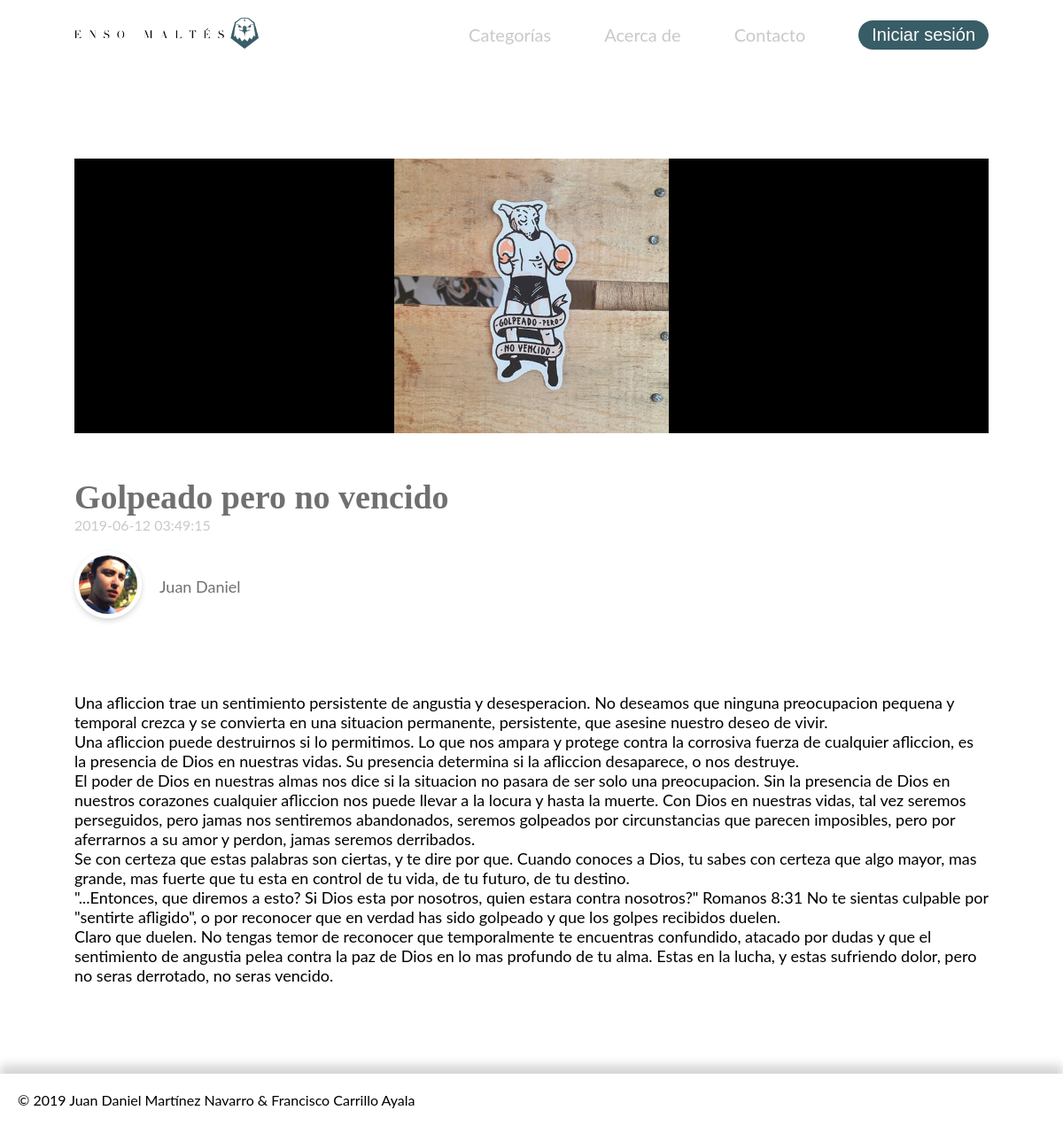
Page /article.php?id=2 on the committed database.
### tables this page shows
CREATE TABLE `articulos` (
  `id_articulo` bigint(20) UNSIGNED NOT NULL,
  `fk_id_usuario` bigint(20) UNSIGNED NOT NULL,
  `titulo` varchar(191) NOT NULL,
  `extracto` varchar(200) NOT NULL,
  `fecha` timestamp NOT NULL DEFAULT CURRENT_TIMESTAMP,
  `contenido` longtext NOT NULL,
  `foto_portada` varchar(200) DEFAULT NULL,
  `fk_id_categoria` bigint(20) UNSIGNED NOT NULL,
  `visitas` bigint(20) NOT NULL DEFAULT '0',
  `comentarios` bigint(20) NOT NULL DEFAULT '0'
);

CREATE TABLE `usuarios` (
  `id_usuario` bigint(20) UNSIGNED NOT NULL,
  `nombre_usuario` varchar(16) NOT NULL,
  `correo` varchar(76) NOT NULL,
  `verificado` enum('0','1') NOT NULL DEFAULT '0',
  `contrasena` varchar(500) NOT NULL,
  `tipo_usuario` enum('admin','autor') NOT NULL DEFAULT 'autor',
  `foto_perfil` varchar(200) NOT NULL DEFAULT 'default.png',
  `genero` enum('mujer','hombre','no definido') NOT NULL DEFAULT 'no definido',
  `info_usuario` text
);

### article.php (called while the page is built, shortened)
<?php
require 'private/config.php';
require 'php/functions.php';
$con = connection($db_config);
$id_articulo = article($_GET['id']);
$post = idPost($con, $id_articulo);
$post = $post[0];
require 'views/article.view.php';
?>

### php/functions.php (called while the page is built, shortened)
<?php
function limpiarDatos($data) {
    $data = trim($data);
    $data = stripslashes($data);
    $data = htmlspecialchars($data);
    return $data;
}
function article($id) {
    return (int)limpiarDatos($id);
}
function idPost($con, $id) {
    $result = $con->query("SELECT usuarios.id_usuario, articulos.titulo, articulos.fecha, articulos.foto_portada, articulos.contenido, usuarios.foto_perfil, usuarios.nombre_usuario FROM articulos INNER JOIN usuarios ON articulos.fk_id_usuario=usuarios.id_usuario WHERE articulos.id_articulo = $id LIMIT 1");
    $result = $result->fetchAll();
    return ($result) ? $result : false;
}
?>

### views/article.view.php (the view, shortened to what this page needs)
<?php
if (isset($_SESSION['usuario'])) {
    require 'views/header_logout.php';
} else {
    require 'views/header_login.php';
}
?>
<main>
    <div class="articulo">
        <div class="portada">
            <img src="users/articles/<?php echo $post['foto_portada']; ?>" alt="<?php echo $post['titulo']; ?>">
        </div>
        <h2 class="article_title"><?php echo $post['titulo']; ?></h2>
        <p class="fecha"><?php echo $post['fecha']; ?></p>
        <div class="author">
            <div class="pic">
                <a href="profile.php?id=<?php echo $post['id_usuario']; ?>"><img src="users/profile/<?php echo $post['foto_perfil']; ?>" alt="<?php echo $post['nombre_usuario']; ?>"></a>
            </div>
            <p><?php echo $post['nombre_usuario']; ?></p>
        </div>
        <?php echo html_entity_decode($post['contenido']); ?>
    </div>
</main>
<?php
require 'footer.php';
?>

### css/principal.css (style rules this page uses)
* { padding: 0; margin: 0; -webkit-box-sizing: border-box; box-sizing: border-box; }
header, nav, .rank, .container, .footer-rank, .author, .container, .wrap, .nav-rank, .preview, .stats, .stats i, .editar_foto, .nuevoA, .categoriaA, .controlA { display: -webkit-box; display: -ms-flexbox; display: flex; }
header img, .cover img, nav, .rank, .portada { width: 100%; }
body { font-family: Lato; font-size: 18px; }
main { margin: 0px 7%; padding-top: 100px; }
.author { -webkit-box-align: center; -ms-flex-align: center; align-items: center; }
.author p { text-transform: capitalize; }
.author .pic img { width: 76px; height: 76px; border-radius: 50px; border: solid 5px #fff; -webkit-box-shadow: 0 3px 6px 0 rgba(0, 0, 0, 0.16); box-shadow: 0 3px 6px 0 rgba(0, 0, 0, 0.16); margin-right: 20px; }
.author p { text-align: left; }
.author p { color: #707070; }
.articulo { display: flex; flex-direction: column; margin-bottom: 100px; }
.article_title { font-size: 38px; color: #707070; font-family: Lora; }
.fecha { color: #c9c9c9; font-size: 16px; margin-bottom: 20px; }
.portada { background: #000; margin-bottom: 50px; }
.portada img { display: block; margin: 0 auto; width: 30%; }
.articulo .author { margin-bottom: 80px; }

### rows in the picture
articulos: foto_portada (picture), titulo "Golpeado pero no vencido", fecha "2019-06-12 03:49:15", fk_id_usuario.foto_perfil (picture), fk_id_usuario.nombre_usuario "Juan Daniel", contenido "Una afliccion trae un sentimiento persistente de angustia y desesperacion. No deseamos que ninguna preocupacion pequena y temporal crezca y se convierta en una situacion permanente, persistente, que asesine nuestro deseo de vivir. Una afliccion puede destruirnos si lo permitimos. Lo que nos ampara y protege contra la corrosiva fuerza de cualquier afliccion, es la presencia de Dios en nuestras vidas. Su presencia determina si la afliccion desaparece, o nos destruye. El poder de Dios en nuestras almas nos dice si la situacion no pasara de ser solo una preocupacion. Sin la presencia de Dios en nuestros corazones cualquier afliccion nos puede llevar a la locura y hasta la muerte. Con Dios en…"
